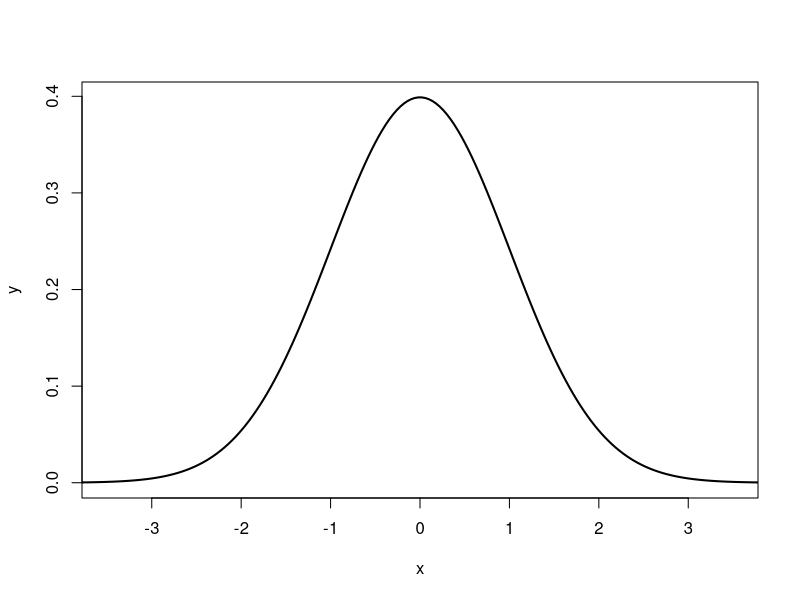

Write the R code that produced this figure.
## ---- chunk 1
x<-seq(-4,4,length=200)
y<-dnorm(x,mean=0, sd=1)
plot(x,y, type = "l", lwd = 2, xlim = c(-3.5,3.5))
